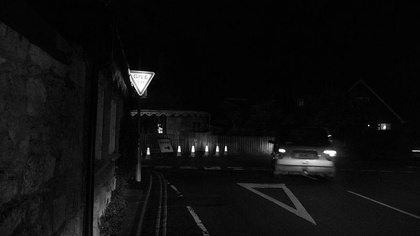
%> input picture first_homework/T2/hw1_dark_road_1.jpg, 420 x 236 px, shrunk from 800 x 450 before the run
$ octave abcd.m   (GNU Octave 9; MATLAB toolbox functions it lacks are replaced by stand-ins)
%> lines starting %> are read from the running program, lines starting %| are printed output that depends on the picture
### first_homework/T2/gama.m
function process_img = gama(img,x)

    process_img=img.^x;
end

### first_homework/T2/abcd.m
clc,clear;
I1=imread("hw1_dark_road_1.jpg");
%> I1 is the input picture: size 236x420 uint8; min 0, max 255, mean 14.6
% I_2=imread("hw1_dark_road_2.jpg");
%
% I_3=imread("hw1_dark_road_3.jpg");

[height,width]=size(I1);  %计算图片的宽和高
%> height = 236; width = 420

r=zeros(1,256);           %用来存储之前每个灰度级处像素点的个数
for i=1:height
    for j=1:width
        r(I1(i,j)+1)=r(I1(i,j)+1)+1;%统计每个灰度级处像素点的个数
    end
end
%> after the loop, r = 256 values, max 19838 at index 4, min 0 at index 256, mean 387.2

s=zeros(1,256);
s(1)=r(1);
for i=2:256
    s(i)=s(i-1)+r(i);        %对应书上公式计算只不过这里只算了CDF
end
%> after the loop, s = 256 values from 191 to 99120

for i=1:256
    s(i)=floor(255*s(i)/(height*width));        %对应书上公式，这里L-1取255
end
%> after the loop, s = 256 values from 0 to 255

I1_MY_process=I1;
for i=1:height
   for j=1:width
    I1_MY_process(i,j)=s(I1(i,j)+1);   %对每点处的灰度值进行映射
   end
end
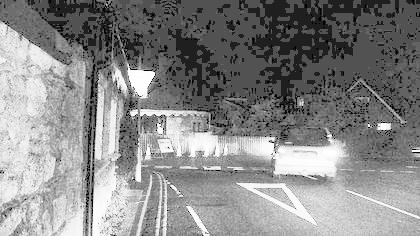
%> I1_MY_process: size 236x420 uint8; min 0, max 255, mean 135.9


figure('name','原始图片','NumberTitle','off');
subplot(2,1,1);
imshow(I1);         %display the origin image

subplot(2,1,2);
imhist(I1);         %display the origin hist
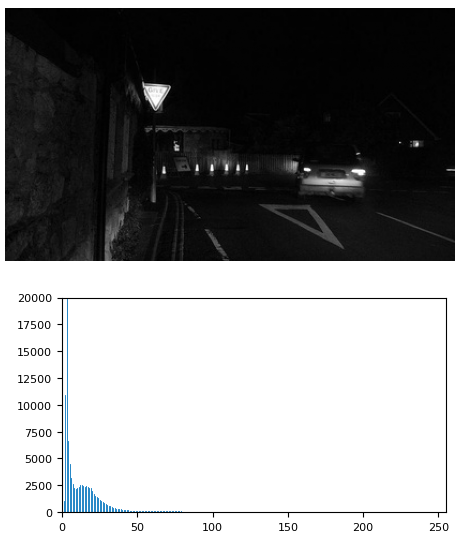
%> figure redrawn from the program's plot data, 2 panels


I1_process=histeq(I1,256);    %display the hist after utilize histeq
figure('name','全局直方图均衡后的图片','NumberTitle','off');

subplot(2,1,1);
imshow(I1_process);         %display the process image

subplot(2,1,2);
imhist(I1_process);         %display the process hist
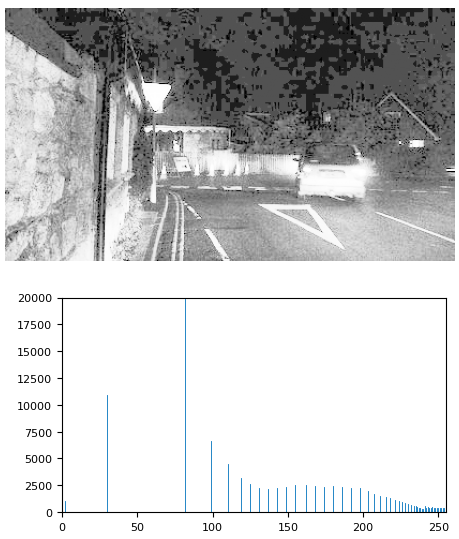
%> figure redrawn from the program's plot data, 2 panels


figure('name','自定义全局直方图均衡后的图片','NumberTitle','off');

subplot(2,1,1);
imshow(I1_MY_process);         %display the MY process image

subplot(2,1,2);
imhist(I1_MY_process);         %display the MY process hist

I1_process=adapthisteq(I1,'NumTiles',[25 25],'ClipLimit',0.05);    %display the hist after utilize histeq
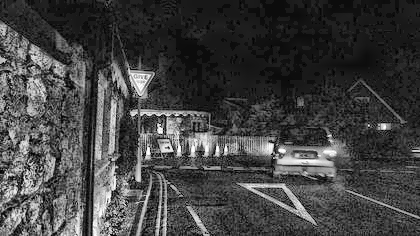
%> I1_process: size 236x420 uint8; min 0, max 255, mean 66.1
figure('name','局部适应直方图均衡后的图片','NumberTitle','off');

subplot(2,1,1);
imshow(I1_process);         %display the process image

subplot(2,1,2);
imhist(I1_process);         %display the process hist
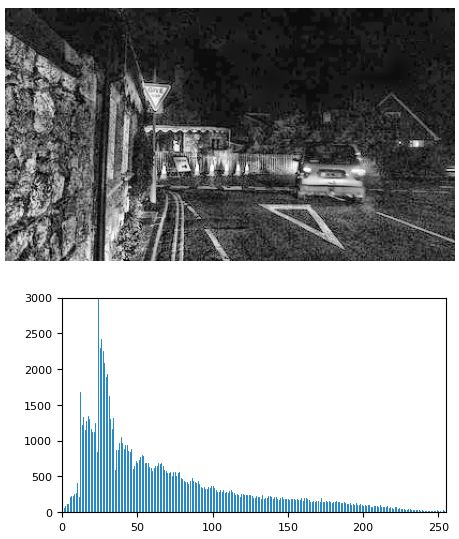
%> figure redrawn from the program's plot data, 2 panels

I1_process=gama(im2double(I1),0.5);
%> in gama, `process_img=img.^x;`:
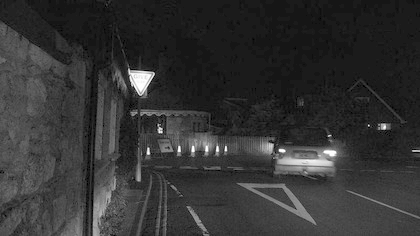
%> process_img: size 236x420 double; min 0, max 1, mean 0.205
figure('name','幂律变换后的图片','NumberTitle','off');

subplot(2,1,1);
imshow(I1_process);         %display the process image

subplot(2,1,2);
imhist(I1_process);         %display the process hist
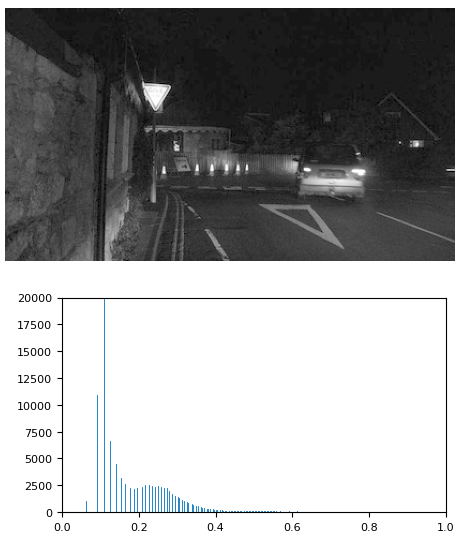
%> figure redrawn from the program's plot data, 2 panels

% figure,imhist(I_2);
% title("I_2");
%
% figure,imhist(I_3);
% title("I_3");

$ run again, with first_homework/T2/hw1_dark_road_2.jpg copied over first_homework/T2/hw1_dark_road_1.jpg
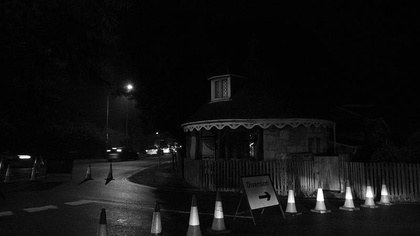
%> input picture first_homework/T2/hw1_dark_road_2.jpg, 420 x 236 px, shrunk from 800 x 450 before the run
%> I1 is the input picture: size 236x420 uint8; min 0, max 255, mean 16.8
%> after the loop `for i=1:height`: r = 256 values, max 18643 at index 4, min 0 at index 256, mean 387.2
%> after the loop `for i=2:256`: s = 256 values from 219 to 99120
%> after the loop `for i=1:256`: s = 256 values from 0 to 255
%> after the loop `for i=1:height`:
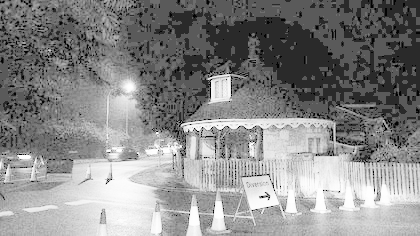
%> I1_MY_process: size 236x420 uint8; min 0, max 255, mean 136.4
%> `imhist(I1_process);`:
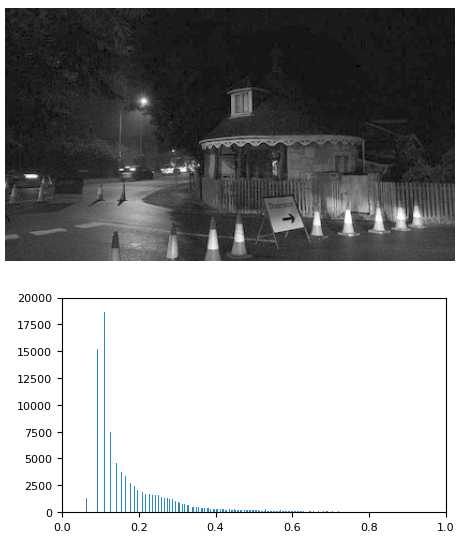
%> figure redrawn from the program's plot data, 2 panels

$ run again, with first_homework/T2/hw1_dark_road_3.jpg copied over first_homework/T2/hw1_dark_road_1.jpg
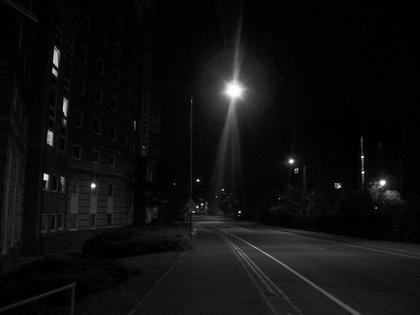
%> input picture first_homework/T2/hw1_dark_road_3.jpg, 420 x 315 px, shrunk from 640 x 480 before the run
%> I1 is the input picture: size 315x420 uint8; min 0, max 255, mean 15.2
%> after the loop `for i=1:height`: r = 256 values, max 19622 at index 3, min 0 at index 199, mean 516.8
%> after the loop `for i=2:256`: s = 256 values from 2426 to 132300
%> after the loop `for i=1:256`: s = 256 values from 4 to 255
%> after the loop `for i=1:height`:
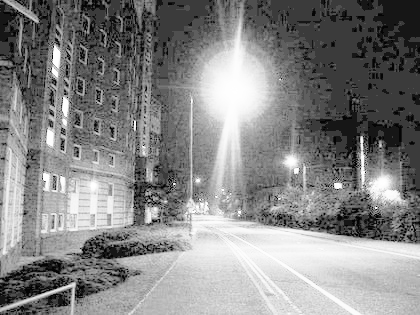
%> I1_MY_process: size 315x420 uint8; min 4, max 255, mean 133.2
%> `imhist(I1_process);`:
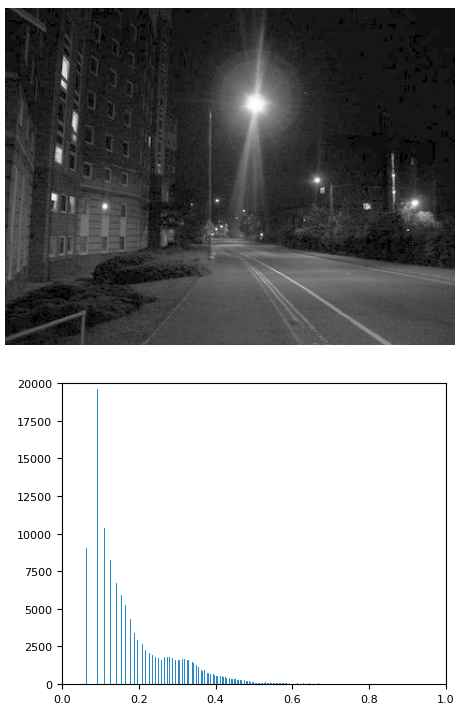
%> figure redrawn from the program's plot data, 2 panels
